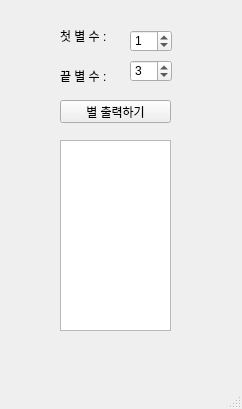
<?xml version="1.0" encoding="UTF-8"?>
<ui version="4.0">
 <class>MainWindow</class>
 <widget class="QMainWindow" name="MainWindow">
  <property name="geometry">
   <rect>
    <x>0</x>
    <y>0</y>
    <width>242</width>
    <height>409</height>
   </rect>
  </property>
  <property name="windowTitle">
   <string>MainWindow</string>
  </property>
  <widget class="QWidget" name="centralwidget">
   <widget class="QLabel" name="lbl_first">
    <property name="geometry">
     <rect>
      <x>60</x>
      <y>30</y>
      <width>56</width>
      <height>12</height>
     </rect>
    </property>
    <property name="frameShape">
     <enum>QFrame::NoFrame</enum>
    </property>
    <property name="text">
     <string>첫 별 수 : </string>
    </property>
   </widget>
   <widget class="QLabel" name="lbl_last">
    <property name="geometry">
     <rect>
      <x>60</x>
      <y>70</y>
      <width>56</width>
      <height>12</height>
     </rect>
    </property>
    <property name="text">
     <string>끝 별 수 :</string>
    </property>
   </widget>
   <widget class="QSpinBox" name="sb_first">
    <property name="geometry">
     <rect>
      <x>130</x>
      <y>30</y>
      <width>42</width>
      <height>22</height>
     </rect>
    </property>
    <property name="value">
     <number>1</number>
    </property>
   </widget>
   <widget class="QSpinBox" name="sb_last">
    <property name="geometry">
     <rect>
      <x>130</x>
      <y>60</y>
      <width>42</width>
      <height>22</height>
     </rect>
    </property>
    <property name="value">
     <number>3</number>
    </property>
   </widget>
   <widget class="QPushButton" name="pb">
    <property name="geometry">
     <rect>
      <x>60</x>
      <y>100</y>
      <width>111</width>
      <height>23</height>
     </rect>
    </property>
    <property name="text">
     <string>별 출력하기</string>
    </property>
   </widget>
   <widget class="QPlainTextEdit" name="pte">
    <property name="geometry">
     <rect>
      <x>60</x>
      <y>140</y>
      <width>111</width>
      <height>191</height>
     </rect>
    </property>
   </widget>
  </widget>
  <widget class="QMenuBar" name="menubar">
   <property name="geometry">
    <rect>
     <x>0</x>
     <y>0</y>
     <width>242</width>
     <height>21</height>
    </rect>
   </property>
  </widget>
  <widget class="QStatusBar" name="statusbar"/>
 </widget>
 <resources/>
 <connections/>
</ui>
